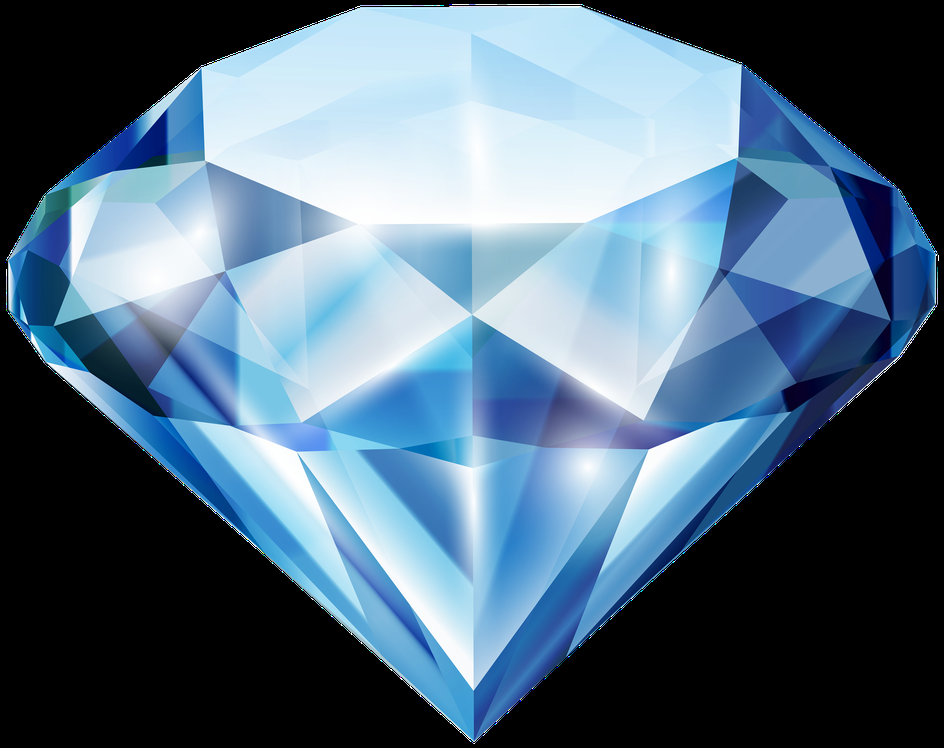
#> input picture CV/diamond.png, 944 x 748 px, shrunk from 4000 x 3170 before the run, found by its file name
$ jupyter execute 'SIFT detector.ipynb'
#> lines starting #> are read from the running program, lines starting #| are printed output that depends on the picture
[cell 1]
import numpy as np
import cv2 as cv
import matplotlib.pyplot as plt

[cell 2]
img = cv.imread("diamond.png")
#> img is the input picture: shape (748, 944, 3); mean B, G, R 127.9, 108.3, 84.2
gray = cv.cvtColor(img,cv.COLOR_BGR2GRAY)
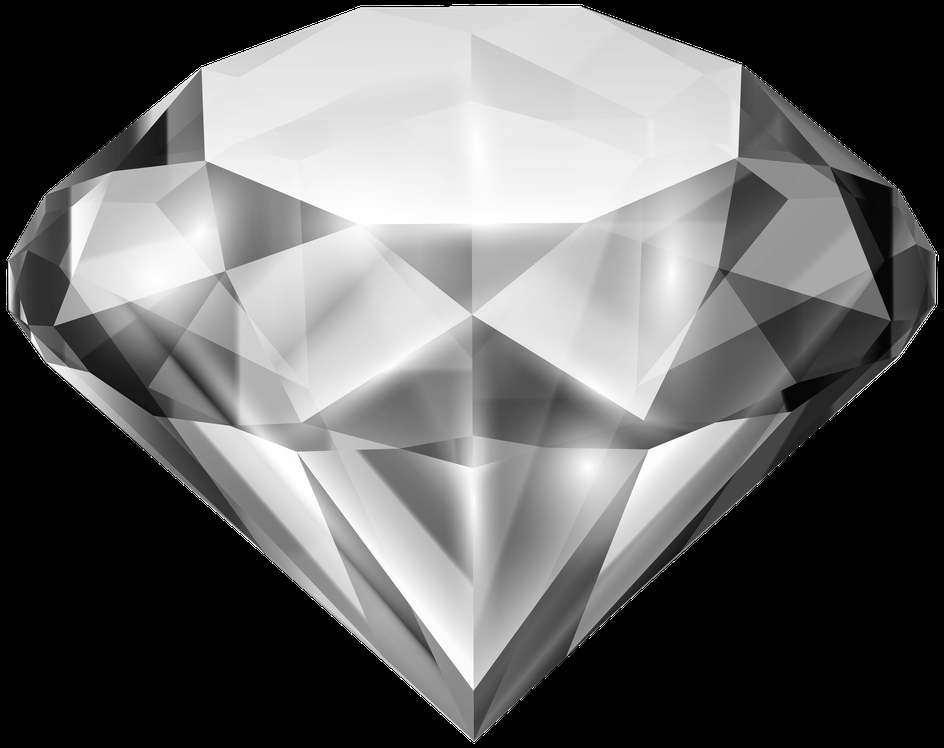
#> gray: shape (748, 944); min 0, max 255, mean 103.3

sift=cv.SIFT_create()
detect = sift.detect(gray,None)
#> detect = 328 keypoints; strongest (x, y, size): (129, 250, 97), (33, 340, 5.9), (910, 342, 2.5), (10, 307, 5.2)

img = cv.drawKeypoints(gray,detect,img)
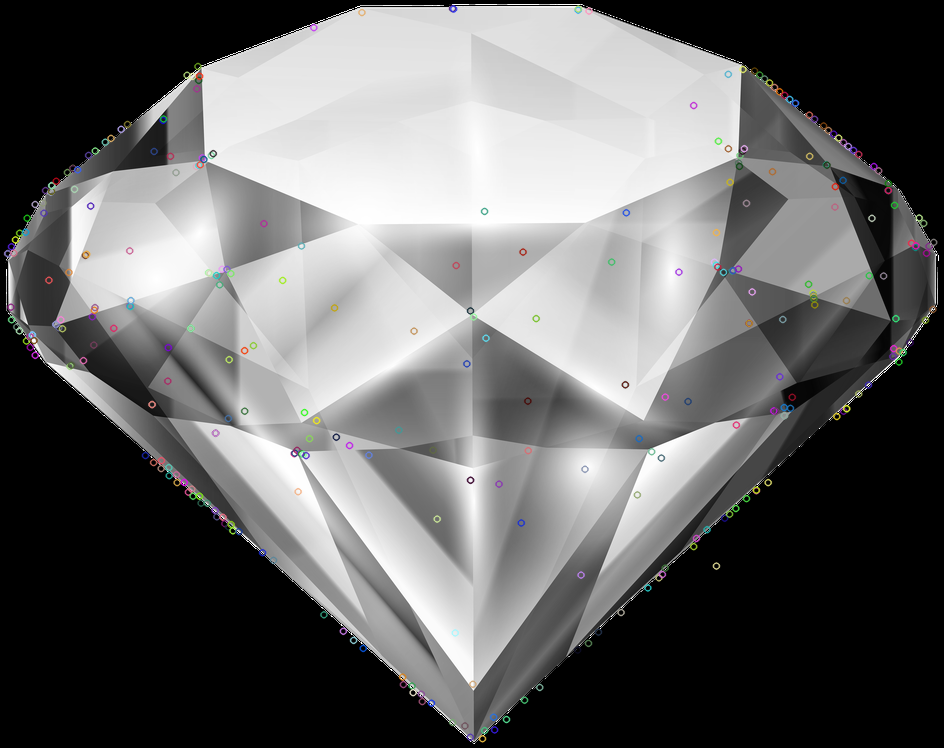
#> img: shape (748, 944, 3); mean B, G, R 103.6, 103.6, 103.6


plt.imshow(img)
plt.title("SIFT")
plt.xticks([]),plt.yticks([])
plt.show()

$ run again, with CV/cloudy.jpg saved as CV/diamond.png
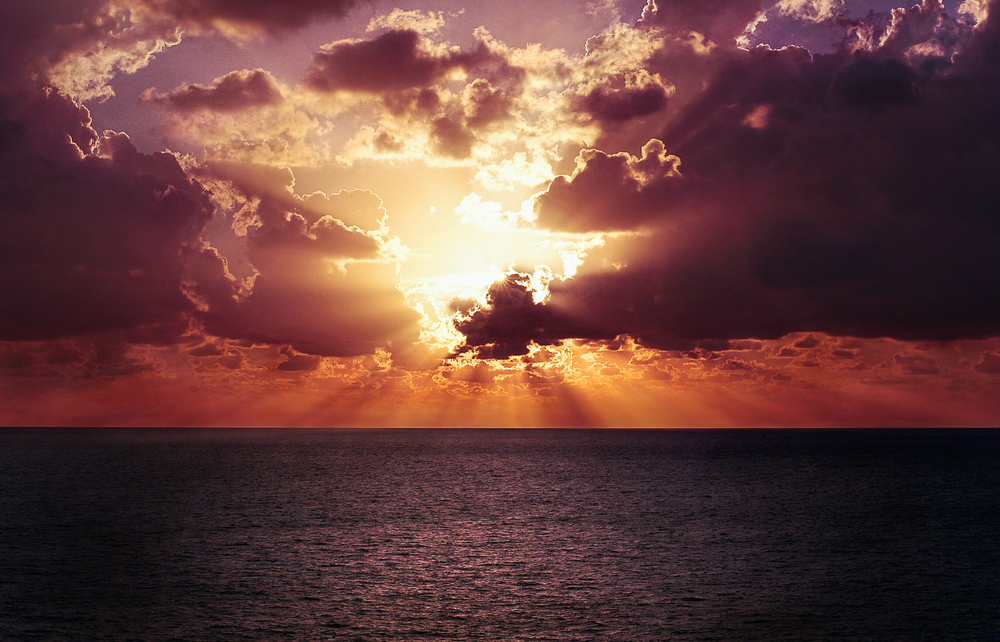
#> input picture CV/cloudy.jpg, 1000 x 642 px, shrunk from 4673 x 3000 before the run, found by its file name
#> img is the input picture: shape (642, 1000, 3); mean B, G, R 61.5, 64.7, 103.8
#> `gray = cv.cvtColor(img,cv.COLOR_BGR2GRAY)`:
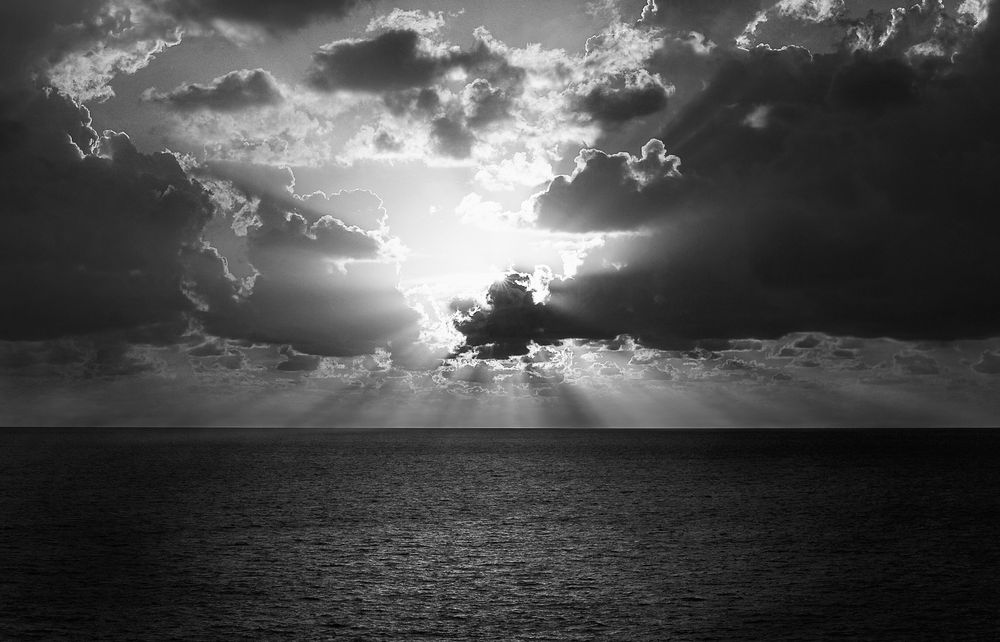
#> gray: shape (642, 1000); min 0, max 255, mean 76
#> detect = 1743 keypoints; strongest (x, y, size): (508, 323, 46.4), (534, 348, 7.9), (453, 229, 186), (762, 44, 1.8)
#> `img = cv.drawKeypoints(gray,detect,img)`:
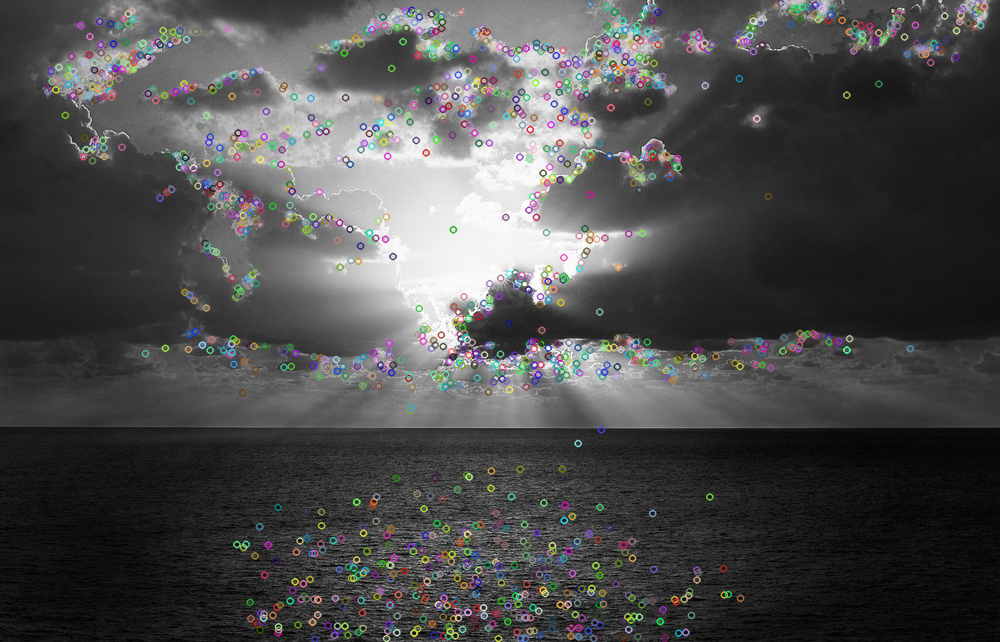
#> img: shape (642, 1000, 3); mean B, G, R 76.2, 76.3, 76.3

$ run again, with CV/eclispe.jpg saved as CV/diamond.png
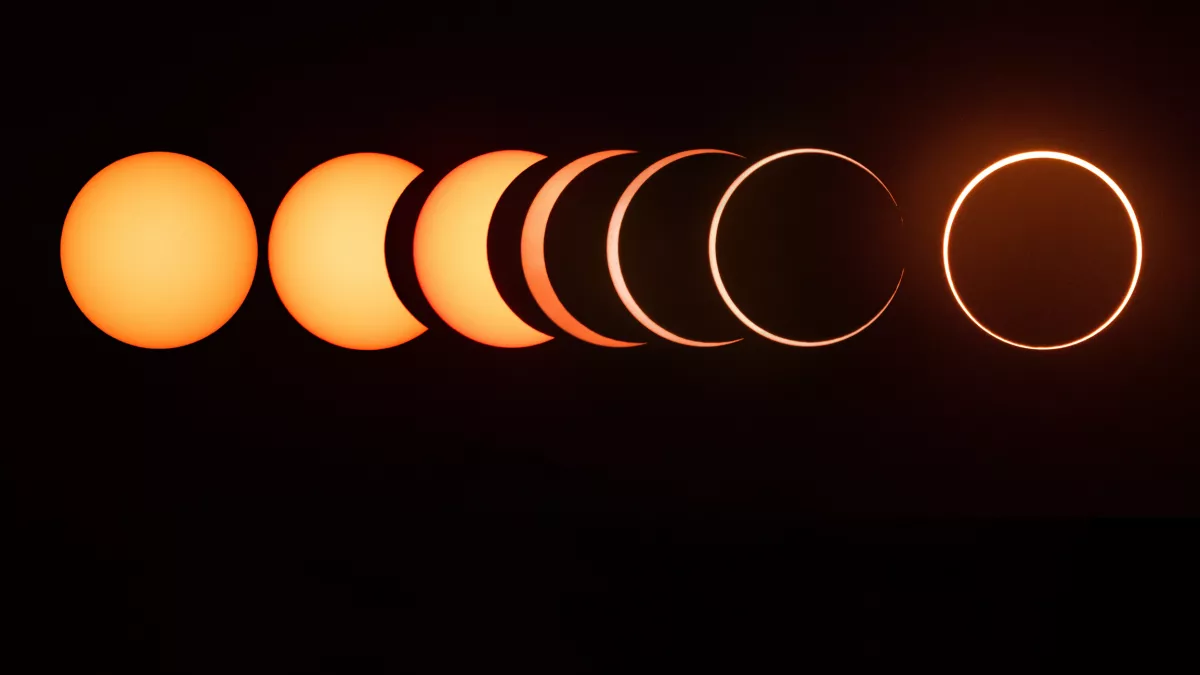
#> input picture CV/eclispe.jpg, 1200 x 675 px, found by its file name
#> img is the input picture: shape (675, 1200, 3); mean B, G, R 11.2, 21.1, 42.3
#> `gray = cv.cvtColor(img,cv.COLOR_BGR2GRAY)`:
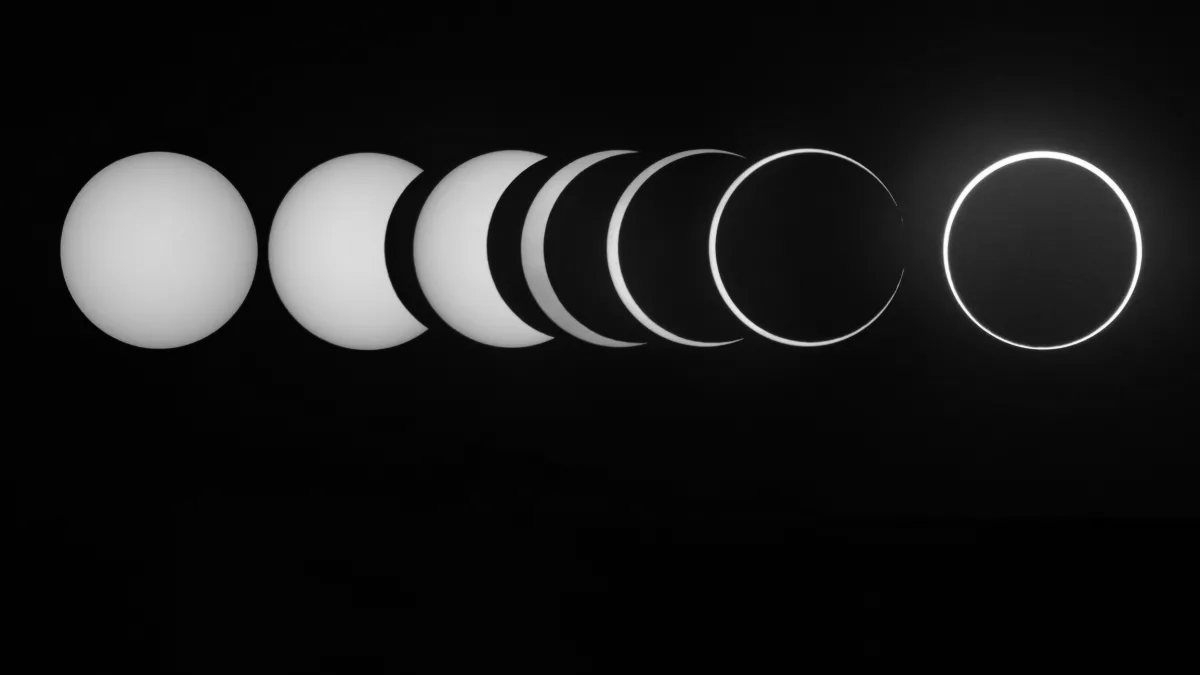
#> gray: shape (675, 1200); min 0, max 255, mean 26.3
#> detect = 39 keypoints; strongest (x, y, size): (339, 252, 98.4), (356, 252, 124.1), (1016, 345, 2.1), (478, 185, 39.6)
